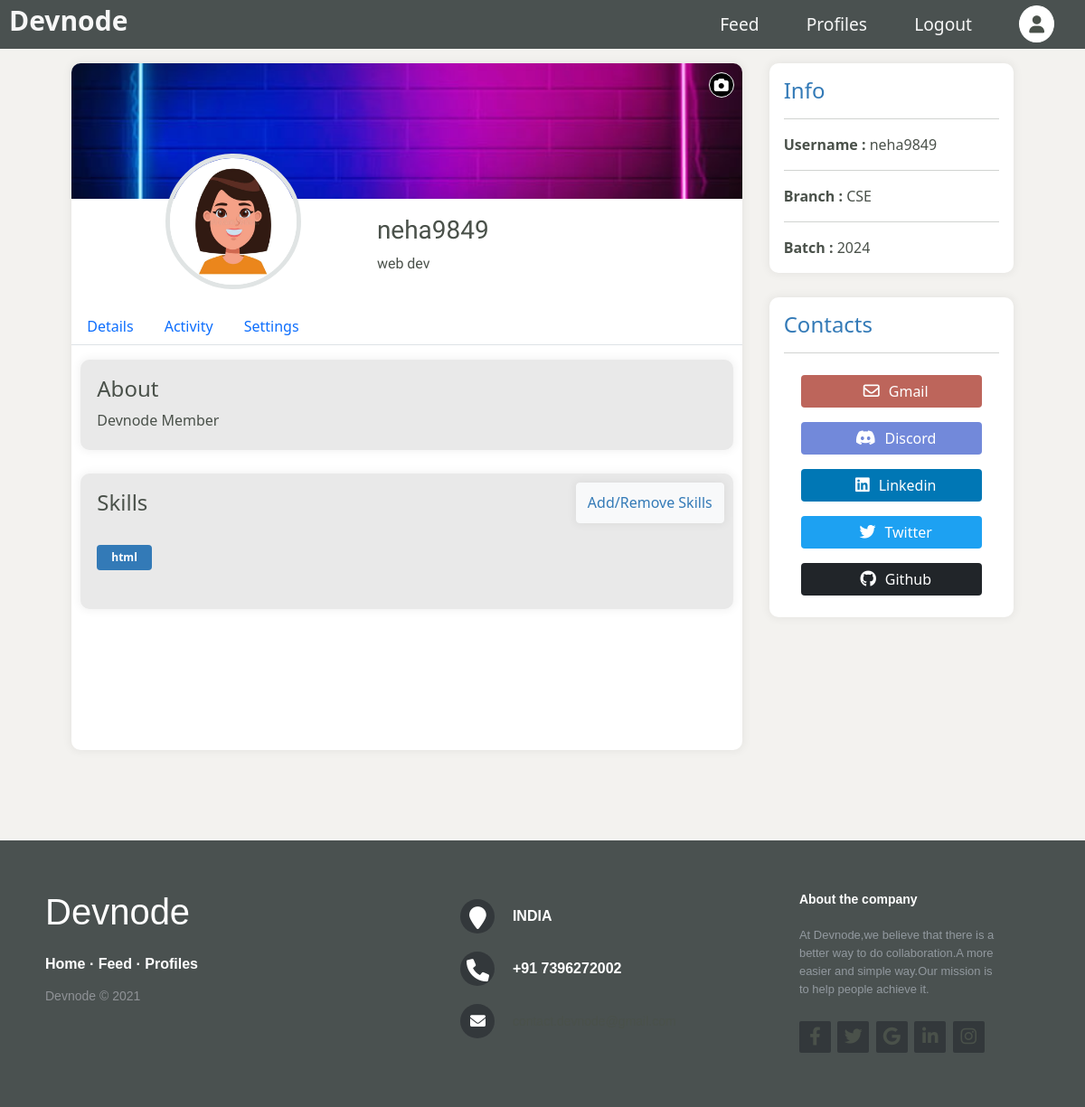
The app's page /userProfile/ (signed in) with its own data.
### devnode/models.py (models this page shows, shortened)
class User(db.Model, UserMixin):
    id = db.Column(db.Integer, primary_key=True)
    username = db.Column(db.String(20), unique=True, nullable=False)
    email = db.Column(db.String(80), unique=True, nullable=False)
    profile_image_file = db.Column(db.String(20), nullable=False, default='default_profile_pic.jpg')
    cover_image_file = db.Column(db.String(20), nullable=False, default='default_cover_pic.jpg')
    password = db.Column(db.String(60), nullable=False)
    confirmed = db.Column(db.Boolean, nullable=False, default=False)
    about = db.Column(db.Text, nullable=False, default='Devnode Member')
    designation = db.Column(db.String(100), nullable=False, default='Devnode Member')
    branch = db.Column(db.String(100), default=None)
    year = db.Column(db.Integer,default=None)
    discord_id = db.Column(db.String(120), unique=True)
    twitter_id = db.Column(db.String(120), unique=True)
    github_id = db.Column(db.String(120), unique=True)
    linkedin_id = db.Column(db.String(120), unique=True)
    skills = db.relationship('Skill', secondary=association_table, lazy='subquery',
        backref=db.backref('users_associated', lazy=True))
    posts = db.relationship('Post', backref='author', lazy=True)

class Skill(db.Model):
    id = db.Column(db.Integer, primary_key=True)
    name = db.Column(db.String(20), unique=True)

### devnode/routes.py (the view, shortened to what this page needs)
@login_required
@app.route('/userProfile/', methods=['GET', 'POST'])
def user_profile():
    user_skills = current_user.skills
    if current_user.is_authenticated and not current_user.confirmed:
        return redirect(url_for('unconfirmed'))
    add_skill_form = AddSkill()
    form = UpdateAccountForm()
    if form.validate_on_submit():
        current_user.username = form.username.data
        current_user.email = form.email.data
        current_user.about = form.about.data
        current_user.designation = form.designation.data
        current_user.branch = form.branch.data
        current_user.year = form.year.data
        current_user.twitter_id = form.twitter_id.data
        current_user.linkedin_id = form.linkedin_id.data
        current_user.github_id = form.github_id.data
        current_user.discord_id = form.discord_id.data
        db.session.commit()
        flash('Your account has been updated', 'success')
        return redirect(url_for('user_profile'))
    elif request.method == 'GET':
        form.username.data = current_user.username
        form.email.data = current_user.email
        form.about.data = current_user.about
        form.designation.data = current_user.designation
        if current_user.branch !=None:
            form.branch.data = current_user.branch
        if current_user.year !=None:
            form.year.data = current_user.year
        form.twitter_id.data = current_user.twitter_id
        form.linkedin_id.data = current_user.linkedin_id
        form.github_id.data = current_user.github_id
        form.discord_id.data = current_user.discord_id
    profile_form = UpdateProfilePicture()
    cover_form = UpdateCoverPicture()
    profile_image_file = url_for('static', filename= 'profile_pics/' + current_user.profile_image_file )
    cover_image_file = url_for('static', filename= 'cover_pics/' + current_user.cover_image_file )
    return render_template('userProfile.html', title='Account', form=form, profile_form=profile_form, cover_form=cover_form, profile_image_file=profile_image_file, cover_image_file=cover_image_file, add_skill_form=add_skill_form, user_skills=user_skills)

### devnode/models.py (called while the page is built)
@login_manager.user_loader
def load_user(user_id):
    return User.query.get(int(user_id))

### devnode/templates/userProfile.html (shortened to what this page needs)
{% extends "layout.html" %}
{% block css %}
<link rel="stylesheet" href="https://cdn.jsdelivr.net/npm/bootstrap@5.1.3/dist/css/bootstrap.min.css"
>
<link rel="stylesheet" href="https://cdnjs.cloudflare.com/ajax/libs/font-awesome/6.0.0-beta2/css/all.min.css">
<link rel="stylesheet" href="{{ url_for('static', filename= 'css/userProfile.css') }}">
<link rel="stylesheet" href="{{ url_for('static', filename= 'css/nav.css') }}">
{% endblock css %}
{% block navigation %}
<div id="nav">
    <nav>
        <div class="logo">
            <h3 class="logoName">Devnode</h3>
        </div>
        <div class="menu" id="menuList">
            <ul>
                <li><a href="{{url_for('feed')}}">Feed</a></li>
                <li><a href="{{ url_for('profiles') }}">Profiles</a></li>
                {% if current_user.is_authenticated %}
                <li><a href="{{ url_for('logout') }}">Logout</a></li>
                <li><a href="{{url_for('user_profile')}}"><i class="fas fa-user" id="user"></i></a></li>
                {% else %}
                <li><a href="{{ url_for('login') }}">Login</a></li>
                <a href="{{ url_for('signup') }}" class="btn btn-outline-light signupTop">Signup</a>
                {% endif %}
            </ul>
        </div>
    </nav>
</div>
{% endblock navigation %}
{% block content %}
<div class="wrapper">
    <div class="left">
        <div class="coverPic">
            <i class="fas fa-camera" data-bs-toggle="modal" data-bs-target="#coverPic"></i>
            <img src="{{ cover_image_file }}"
                alt="" srcset="">
        </div>
        <div class="profilePicWrapper">
            <div class="profilePic" data-bs-toggle="modal" data-bs-target="#profilePic">
                <img src="{{ profile_image_file }}"
                    alt="" srcset="">
            </div>
            <div class="nameBox">
                <h3>{{ current_user.username }}</h3>
                <p>{{ current_user.designation }}</p>
            </div>
        </div>
        <div class="mainBox">
            <ul class="nav nav-tabs">
                <li class="nav-item">
                    <a class="nav-link " href="#details" id="detailsLink">Details</a>
                </li>
                <li class="nav-item">
                    <a class="nav-link" href="#activity" id="activityLink">Activity</a>
                </li>
                <li class="nav-item">
                    <a class="nav-link" href="#settngs" id="settingsLink">Settings</a>
                </li>
            </ul>
            <div class="mainBoxTabs">
                <div class="details">
                    <div class="about my-3">
                        <h4 class="m-2">About</h4>
                        <p class="m-2">{{ current_user.about }}</p>
                    </div>
                    <div class="skills">
                        <div class="skillsHeader">
                            <h4 class="m-2">Skills</h4>
                            <button type="button" data-bs-toggle="modal" data-bs-target="#staticBackdrop"
                                class="btn btn-light">Add/Remove Skills</button>
                        </div>
                        <div class="skillsBox my-3">
                            {% for skill in user_skills %}
                                <span class="badge bg-dark px-3 py-2 m-2">{{skill.name}}</span>
                            {% endfor %}
                        </div>
                    </div>
                </div>
            </div>
        </div>
    </div>
    <div class="right">
        <div class="info p-3">
            <h4>Info</h4>
            <hr>
            <strong>Username : </strong><span>{{ current_user.username }}</span>
            <hr>
            <strong>Branch : </strong><span>{{ current_user.branch }}</span>
            <hr>
            <strong>Batch : </strong><span>{{ current_user.year }}</span>
        </div>
        <div class="contacts p-3">
            <h4>Contacts</h4>
            <hr>
            <div class="contactlinks">
                <a href="mailto:{{current_user.email}}" target="blank"><button class="btn btn-dark my-2 mail"><i
                            class="far fa-envelope"></i>Gmail</button></a>
                <a href="https://discord.com/{{current_user.discord_id}}" target="blank"><button
                        class="btn btn-dark  my-2 discord"><i class="fab fa-discord"></i>Discord</button></a>
                <a href="https://linkedin.com/in/{{current_user.linkedin_id}}" target="blank"><button
                        class="btn btn-dark  my-2 linkedin"><i class="fab fa-linkedin"></i>Linkedin</button></a>
                <a href="https://twitter.com/{{current_user.twitter_id}}" target="blank"><button
                        class="btn btn-dark  my-2 twitter"><i class="fab fa-twitter"></i>Twitter</button></a>
                <a href="https://github.com/{{current_user.github_id}}" target="blank"><button
                        class="btn btn-dark  my-2 github"><i class="fab fa-github"></i>Github</button></a>
            </div>
        </div>
    </div>
</div>
</body>
{% endblock content %}

### devnode/static/css/userProfile.css (style rules this page uses)
* { margin: 0; padding: 0; box-sizing: border-box; color: #4a514a; }
body { display: flex; flex-direction: column; background-color: rgb(243 242 239); align-items: center; justify-content: center; min-height: 100vh; }
#nav { width: 100%; height: 50px; background-color:#1e201ecd; position: fixed; top: 0; z-index: 30; }
#user { display: inline-block; color: #4a514a; background-color: white; padding: 10px; border: 1px solid white; border-radius: 100%; }
.wrapper { margin-top: 70px !important; display: grid; grid-template-columns: minmax(400px, 20fr) minmax(270px, 7fr); min-height: 95vh; margin: 20px; }
.left { background-color: white; border-radius: 10px; margin-right: 30px; box-shadow: 0 0 10px 2px rgba(0, 0, 0, 0.05); overflow: hidden; }
.right { display: flex; flex-direction: column; }
.info { background-color: white; width: 100%; box-shadow: 0 0 10px 2px rgba(0, 0, 0, 0.05); border-radius: 10px; margin-bottom: 10%; }
.contacts { background-color: white; width: 100%; min-height: 45%; border-radius: 10px; box-shadow: 0 0 10px 2px rgba(0, 0, 0, 0.05); }
.coverPic { position: relative; height: 150px; background-color:#a1acb6 !important; }
.coverPic i { cursor: pointer; position: absolute; color: white; left: 95%; margin-top: 10px; border: 1px solid #f8f9fa; background-color: black; border-radius:50%; padding: 5px; }
.coverPic img { height: 150px; width: 100%; object-fit: cover; }
.profilePicWrapper { position: relative; top: -50px; min-height: 150px; display: flex; flex-wrap: wrap; justify-content: space-evenly; }
.profilePic { width: 150px; height: 150px; border-radius: 50%; cursor: pointer; }
.profilePic img { height: 100%; width: 100%; border-radius: 50%; object-fit: contain; border: 5px solid #e0e4e4; }
.nameBox { margin-left: -20px !important; font-family: "Baloo Tamma 2", cursive; width: 300px; display: flex; flex-direction: column; justify-content: end; }
.mainBox { position: relative; top: -30px; height: 100%; }
.details { height: 100%; width: 100%; display: flex; flex-direction: column; }
.about { background-color: #e9e9e9; min-height: 100px; margin: 10px; border-radius: 10px; box-shadow: 0 0 10px 2px rgba(0, 0, 0, 0.05); padding: 10px; }
.skills { background-color: #e9e9e9; min-height: 150px; margin: 10px; border-radius: 10px; box-shadow: 0 0 10px 2px rgba(0, 0, 0, 0.05); padding: 10px; }
.skillsHeader { display: flex; justify-content: space-between; }
.skillsHeader .btn { box-shadow: 0 0 10px 2px rgba(0, 0, 0, 0.05); color: #337ab7; }
.skills .badge { background-color: #337ab7 !important; }
.right h4 { color: #337ab7; }
.contacts i { color: white; font-size: large; padding: 0 10px; }
.contactlinks { display: flex; flex-direction: column; align-items: center; }
.contacts button { width: 200px; border: none; }
.contacts .mail { background-color: #bd655b; }
.contacts .discord { background-color: #7289da; }
.contacts .twitter { background-color: #1da1f2; }
.contacts .linkedin { background-color: #0077b5; }

### devnode/static/css/nav.css (style rules this page uses)
nav { position:static; display: flex; justify-content: space-between; align-items: center; background-color:#4A5150; padding: 0.3rem 10px; }
nav .logo { color:#f7f7f7; display: flex; }
nav .logoName { color: #f7f7f7; font-weight: 600; font-size: 30px; cursor: pointer; }
nav ul { list-style: none; margin: 0; }
nav li { display: inline; padding: 0 1.5rem; }
nav a { color: #f7f7f7; font-size: 1.2rem; text-decoration: none; }
#nav { width: 100%; height: 50px; background-color:#1e201ecd; position: fixed; top: 0; z-index: 30; }
#user { display: inline-block; color: #4a514a; background-color: white; padding: 10px; border: 1px solid white; border-radius: 100%; }

### records on screen
User: username "neha9849", designation "web dev", about "Devnode Member", branch "CSE", year "2024"
Skill: name "html"
